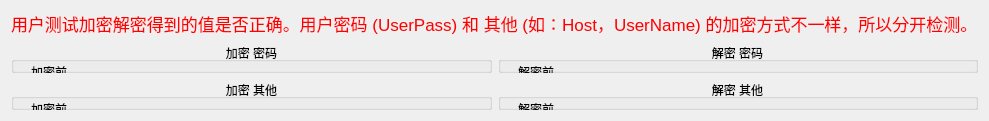
      <widget class="QWidget" name="pageDeEn">
       <property name="sizePolicy">
        <sizepolicy hsizetype="Expanding" vsizetype="Expanding">
         <horstretch>0</horstretch>
         <verstretch>0</verstretch>
        </sizepolicy>
       </property>
       <layout class="QGridLayout" name="gridLayout_2">
        <item row="0" column="0" colspan="2" alignment="Qt::AlignHCenter">
         <widget class="QLabel" name="label_39">
          <property name="sizePolicy">
           <sizepolicy hsizetype="Expanding" vsizetype="Fixed">
            <horstretch>0</horstretch>
            <verstretch>0</verstretch>
           </sizepolicy>
          </property>
          <property name="font">
           <font>
            <pointsize>13</pointsize>
           </font>
          </property>
          <property name="layoutDirection">
           <enum>Qt::LeftToRight</enum>
          </property>
          <property name="text">
           <string>&lt;html&gt;&lt;head/&gt;&lt;body&gt;&lt;p&gt;&lt;span style=&quot; color:#ff0000;&quot;&gt;用户测试加密解密得到的值是否正确。用户密码 (UserPass) 和 其他 (如：Host，UserName) 的加密方式不一样，所以分开检测。&lt;/span&gt;&lt;/p&gt;&lt;/body&gt;&lt;/html&gt;</string>
          </property>
         </widget>
        </item>
        <item row="1" column="0">
         <widget class="QGroupBox" name="groupBox">
          <property name="title">
           <string>加密 密码</string>
          </property>
          <property name="alignment">
           <set>Qt::AlignCenter</set>
          </property>
          <widget class="QPushButton" name="btnEnPass">
           <property name="geometry">
            <rect>
             <x>20</x>
             <y>250</y>
             <width>75</width>
             <height>28</height>
            </rect>
           </property>
           <property name="text">
            <string>加密</string>
           </property>
          </widget>
          <widget class="QTextBrowser" name="txtBrowerEnPassOutput">
           <property name="geometry">
            <rect>
             <x>20</x>
             <y>160</y>
             <width>371</width>
             <height>71</height>
            </rect>
           </property>
          </widget>
          <widget class="QLabel" name="label_23">
           <property name="geometry">
            <rect>
             <x>20</x>
             <y>20</y>
             <width>71</width>
             <height>20</height>
            </rect>
           </property>
           <property name="text">
            <string>加密前</string>
           </property>
          </widget>
          <widget class="QLabel" name="label_24">
           <property name="geometry">
            <rect>
             <x>20</x>
             <y>130</y>
             <width>71</width>
             <height>20</height>
            </rect>
           </property>
           <property name="text">
            <string>加密后</string>
           </property>
          </widget>
          <widget class="QTextEdit" name="txtEnPassInput">
           <property name="geometry">
            <rect>
             <x>20</x>
             <y>50</y>
             <width>371</width>
             <height>71</height>
            </rect>
           </property>
           <property name="acceptRichText">
            <bool>false</bool>
           </property>
          </widget>
         </widget>
        </item>
        <item row="1" column="1">
         <widget class="QGroupBox" name="groupBox_2">
          <property name="title">
           <string>解密 密码</string>
          </property>
          <property name="alignment">
           <set>Qt::AlignCenter</set>
          </property>
          <widget class="QPushButton" name="btnDePass">
           <property name="geometry">
            <rect>
             <x>20</x>
             <y>250</y>
             <width>75</width>
             <height>28</height>
            </rect>
           </property>
           <property name="text">
            <string>解密</string>
           </property>
          </widget>
          <widget class="QTextBrowser" name="txtBrowerDePassOutput">
           <property name="geometry">
            <rect>
             <x>20</x>
             <y>160</y>
             <width>371</width>
             <height>71</height>
            </rect>
           </property>
          </widget>
          <widget class="QLabel" name="label_33">
           <property name="geometry">
            <rect>
             <x>20</x>
             <y>20</y>
             <width>71</width>
             <height>20</height>
            </rect>
           </property>
           <property name="text">
            <string>解密前</string>
           </property>
          </widget>
          <widget class="QLabel" name="label_34">
           <property name="geometry">
            <rect>
             <x>20</x>
             <y>130</y>
             <width>71</width>
             <height>20</height>
            </rect>
           </property>
           <property name="text">
            <string>解密后</string>
           </property>
          </widget>
          <widget class="QTextEdit" name="txtDePassInput">
           <property name="geometry">
            <rect>
             <x>20</x>
             <y>50</y>
             <width>371</width>
             <height>71</height>
            </rect>
           </property>
           <property name="acceptRichText">
            <bool>false</bool>
           </property>
          </widget>
         </widget>
        </item>
        <item row="2" column="0">
         <widget class="QGroupBox" name="groupBox_3">
          <property name="title">
           <string>加密 其他</string>
          </property>
          <property name="alignment">
           <set>Qt::AlignCenter</set>
          </property>
          <widget class="QPushButton" name="btnEnOther">
           <property name="geometry">
            <rect>
             <x>20</x>
             <y>250</y>
             <width>75</width>
             <height>28</height>
            </rect>
           </property>
           <property name="text">
            <string>加密</string>
           </property>
          </widget>
          <widget class="QTextBrowser" name="txtBrowerEnOtherOutput">
           <property name="geometry">
            <rect>
             <x>20</x>
             <y>160</y>
             <width>371</width>
             <height>71</height>
            </rect>
           </property>
          </widget>
          <widget class="QLabel" name="label_35">
           <property name="geometry">
            <rect>
             <x>20</x>
             <y>20</y>
             <width>71</width>
             <height>20</height>
            </rect>
           </property>
           <property name="text">
            <string>加密前</string>
           </property>
          </widget>
          <widget class="QLabel" name="label_36">
           <property name="geometry">
            <rect>
             <x>20</x>
             <y>130</y>
             <width>71</width>
             <height>20</height>
            </rect>
           </property>
           <property name="text">
            <string>加密后</string>
           </property>
          </widget>
          <widget class="QTextEdit" name="txtEnOtherInput">
           <property name="geometry">
            <rect>
             <x>20</x>
             <y>50</y>
             <width>371</width>
             <height>71</height>
            </rect>
           </property>
           <property name="acceptRichText">
            <bool>false</bool>
           </property>
          </widget>
         </widget>
        </item>
        <item row="2" column="1">
         <widget class="QGroupBox" name="groupBox_4">
          <property name="title">
           <string>解密 其他</string>
          </property>
          <property name="alignment">
           <set>Qt::AlignCenter</set>
          </property>
          <widget class="QPushButton" name="btnDeOther">
           <property name="geometry">
            <rect>
             <x>20</x>
             <y>250</y>
             <width>75</width>
             <height>28</height>
            </rect>
           </property>
           <property name="text">
            <string>解密</string>
           </property>
          </widget>
          <widget class="QTextBrowser" name="txtBrowerDeOtherOutput">
           <property name="geometry">
            <rect>
             <x>20</x>
             <y>160</y>
             <width>371</width>
             <height>71</height>
            </rect>
           </property>
          </widget>
          <widget class="QLabel" name="label_37">
           <property name="geometry">
            <rect>
             <x>20</x>
             <y>20</y>
             <width>71</width>
             <height>20</height>
            </rect>
           </property>
           <property name="text">
            <string>解密前</string>
           </property>
          </widget>
          <widget class="QLabel" name="label_38">
           <property name="geometry">
            <rect>
             <x>20</x>
             <y>130</y>
             <width>71</width>
             <height>20</height>
            </rect>
           </property>
           <property name="text">
            <string>解密后</string>
           </property>
          </widget>
          <widget class="QTextEdit" name="txtDeOtherInput">
           <property name="geometry">
            <rect>
             <x>20</x>
             <y>50</y>
             <width>371</width>
             <height>71</height>
            </rect>
           </property>
           <property name="acceptRichText">
            <bool>false</bool>
           </property>
          </widget>
         </widget>
        </item>
       </layout>
      </widget>
